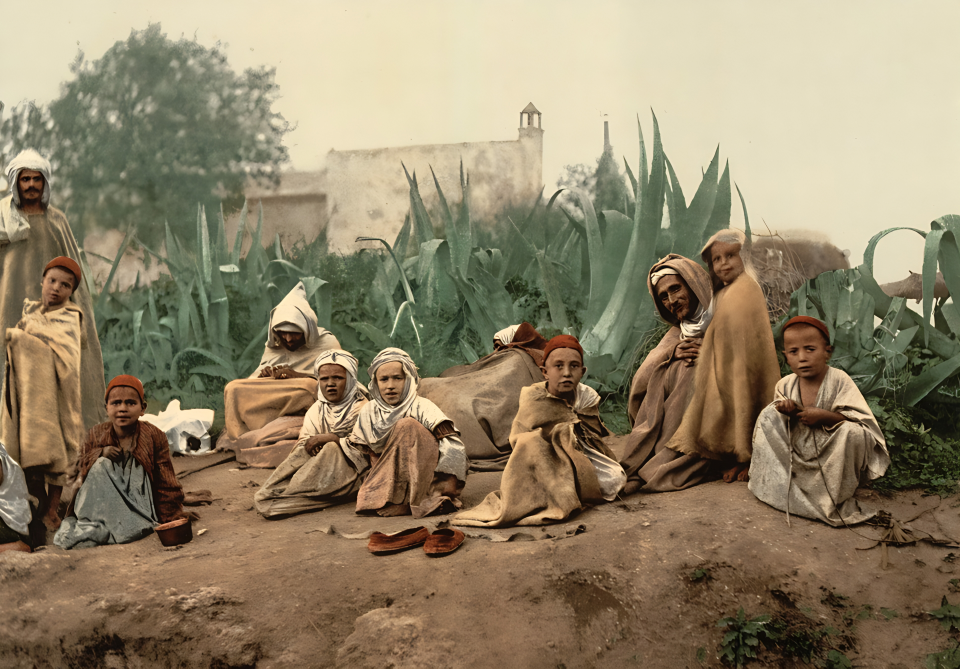
#> input picture videos/baya-mahieddine/assets/photos/algiers_group.jpg, 3840 x 2673 px (shown at 1/4 size); its folder holds only this picture in this run
$ python prep_derived.py
#> lines starting #> are read from the running program, lines starting #| are printed output that depends on the picture
"""Derived image assets: blurred ambient backgrounds (one per photo), film-grain tile, photo sizes.
Usage: python3 scripts/prep_derived.py
"""
import json
from pathlib import Path

import numpy as np
from PIL import Image, ImageEnhance, ImageFilter

ROOT = Path(__file__).resolve().parent.parent
(ROOT / "assets/photos/blur").mkdir(parents=True, exist_ok=True)
sizes = {}
for p in sorted((ROOT / "assets/photos").glob("*.jpg")):
    im = Image.open(p).convert("RGB")
#> im is the input picture: PIL image 3840x2673 RGB; mean R, G, B 144.8, 131.3, 104.7
    sizes[p.stem] = im.size
    b = im.copy()
    b.thumbnail((640, 640))
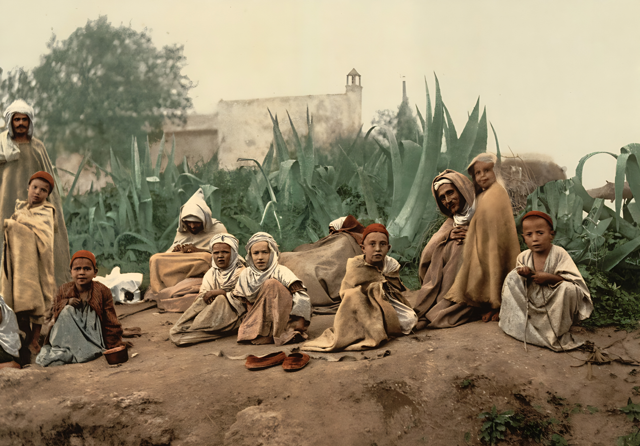
#> b: PIL image 640x446 RGB; mean R, G, B 144.7, 131.2, 104.6
    w, h = b.size
#> w = 640; h = 446
    # cover-crop to 16:9 then blur and darken
    tw, th = (w, int(w * 9 / 16)) if w / h < 16 / 9 else (int(h * 16 / 9), h)
#> tw = 640; th = 360
    b = b.crop(((w - tw) // 2, (h - th) // 2, (w - tw) // 2 + tw, (h - th) // 2 + th)).resize((960, 540), Image.LANCZOS)
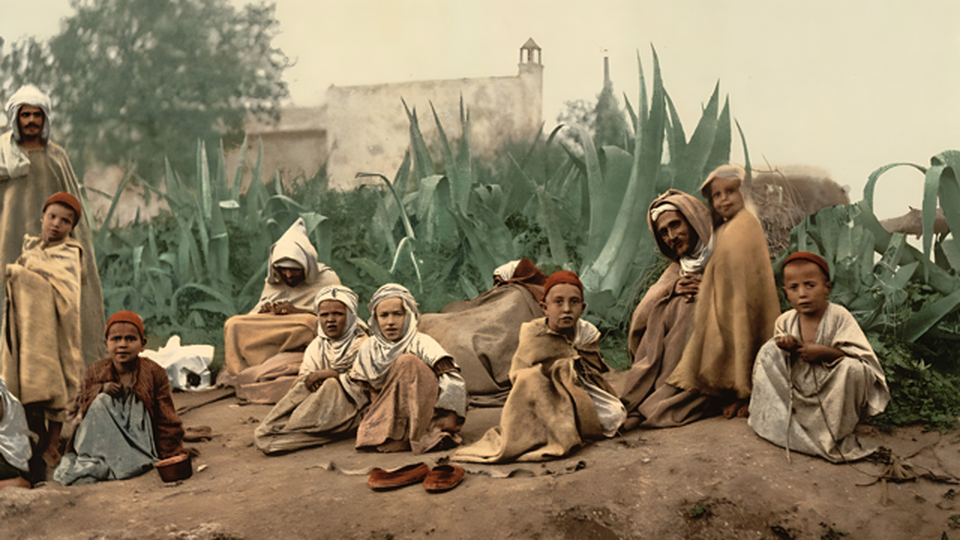
#> b: PIL image 960x540 RGB; mean R, G, B 139.7, 126.7, 100
    b = b.filter(ImageFilter.GaussianBlur(26))
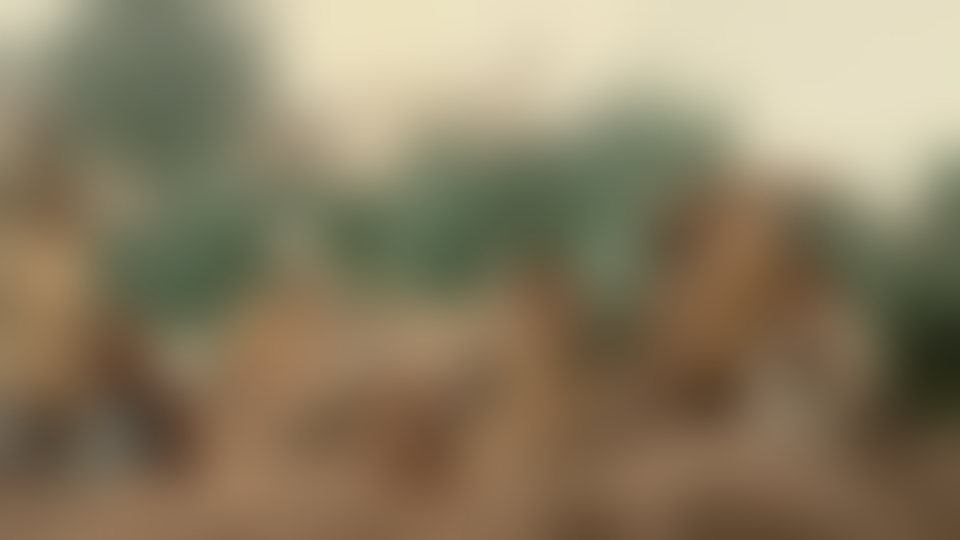
#> b: PIL image 960x540 RGB; mean R, G, B 139.7, 126.7, 100
    b = ImageEnhance.Brightness(b).enhance(0.55)
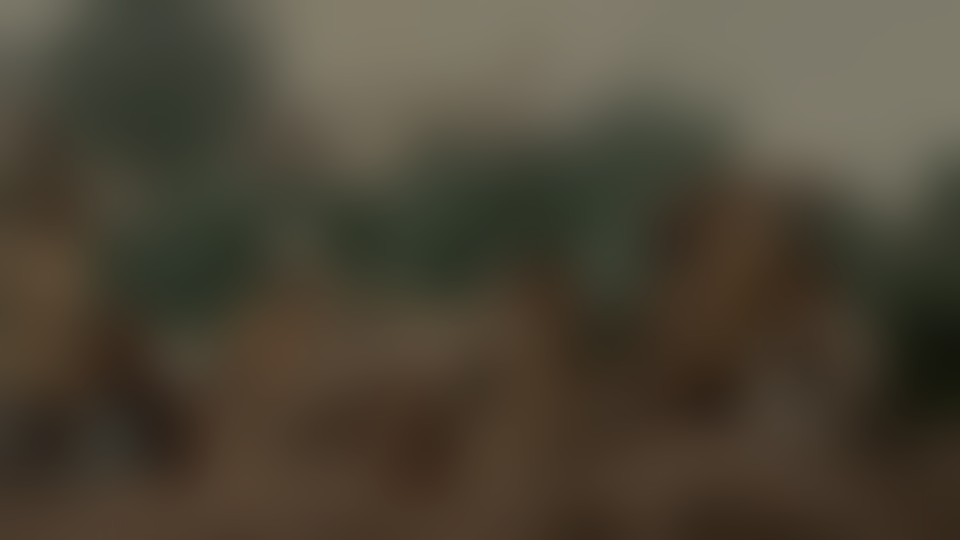
#> b: PIL image 960x540 RGB; mean R, G, B 76.3, 69.2, 54.6
    b = ImageEnhance.Color(b).enhance(1.15)
    b.save(ROOT / "assets/photos/blur" / p.name, quality=88)
json.dump(sizes, open(ROOT / "assets/photos/sizes.json", "w"), indent=0)
rng = np.random.default_rng(7)
g = (128 + rng.normal(0, 38, (720, 720))).clip(0, 255).astype(np.uint8)
Image.fromarray(g, "L").save(ROOT / "assets/grain.png")
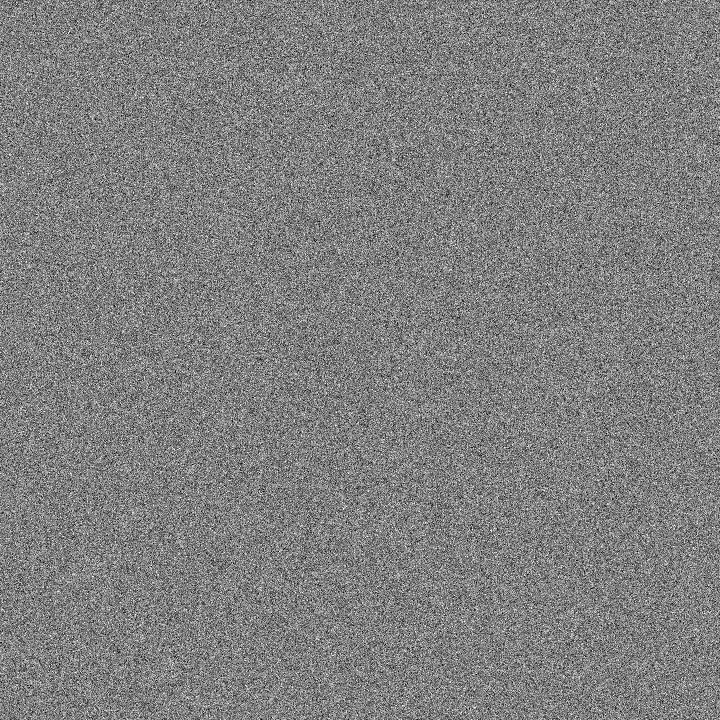
#> saved as grain.png: PIL image 720x720 L; min 0, max 255, mean 127.5
print(len(sizes), "photos")
#| 1 photos
